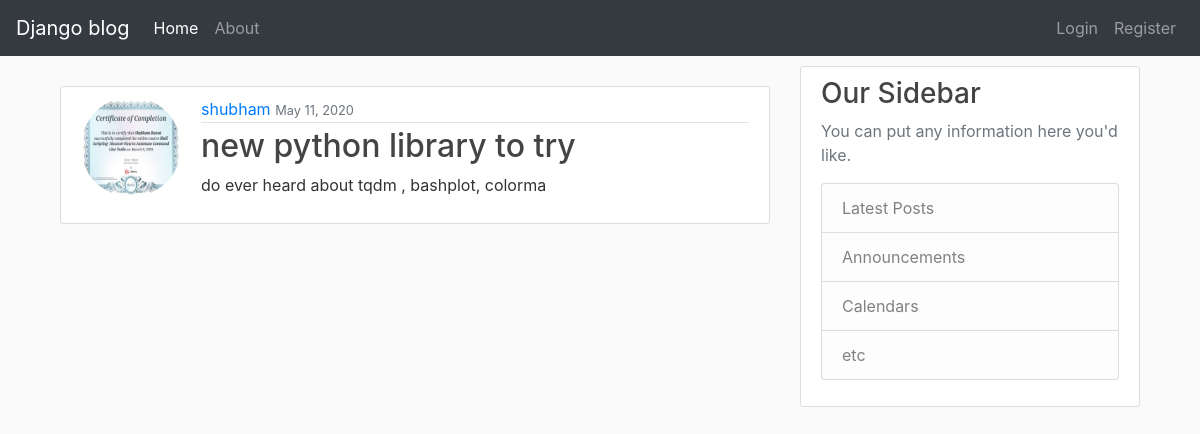
The page /post/35/ on the database its author committed.
### blog/models.py (models this page shows, shortened)
class Post(models.Model):
    title=models.CharField(max_length=100)
    content = models.TextField()
    date_posted = models.DateTimeField(default=timezone.now)
    author = models.ForeignKey(User, on_delete=models.CASCADE)

### users/models.py (models this page shows, shortened)
class Profile(models.Model):
    user = models.OneToOneField(User,on_delete=models.CASCADE)
    image = models.ImageField(default='default.jpg',upload_to='profile_pic')

### blog/views.py (the view)
# urls.py: path('post/<int:pk>/', PostDetailView.as_view(), name='post-detail'),
class PostDetailView(DetailView):
    model = Post

### blog/templates/blog/post_detail.html (shortened to what this page needs)
{% extends "blog/base.html" %}
{% block content %}
    <div class="media content-section" style="margin-top:20px;">
        <img class="rounded-circle account-img" src="{{ object.author.profile.image.url }}">
        <div class="media-body">
            <div class='article-metadata'>
                 <a href="{% url 'user-post' object.author.username %}">{{object.author}}</a>
                <small class='text-muted'>{{object.date_posted|date:"F d, Y"}}</small>
            </div>
          <h2 class="article-title">{{object.title}}</h2>
          <p class="article-text">{{object.content}}</p>
        </div>
    </div>
{% endblock content %}

### blog/static/blog/css/main.css (style rules this page uses)
body { background: #fafafa; color: #333333; }
h1, h2, h3, h4, h5, h6 { color: #0c0808; }
.content-section { background: #ffffff; padding: 10px 20px; border: 1px solid #dddddd; border-radius: 3px; margin-bottom: 20px; }
h1, h2, h3, h4, h5, h6 { color: #444444; }
.article-title { color: #444444; }
.article-metadata { padding-bottom: 1px; margin-bottom: 4px; border-bottom: 1px solid #e3e3e3 }
.account-img { height: 100px; width: 100px; margin-right: 20px; margin-bottom: 16px; }

### rows shown on the page
Post: author.profile.image (picture), author "shubham", date_posted "May 11, 2020", title "new python library to try", content "do ever heard about tqdm , bashplot, colorma"
